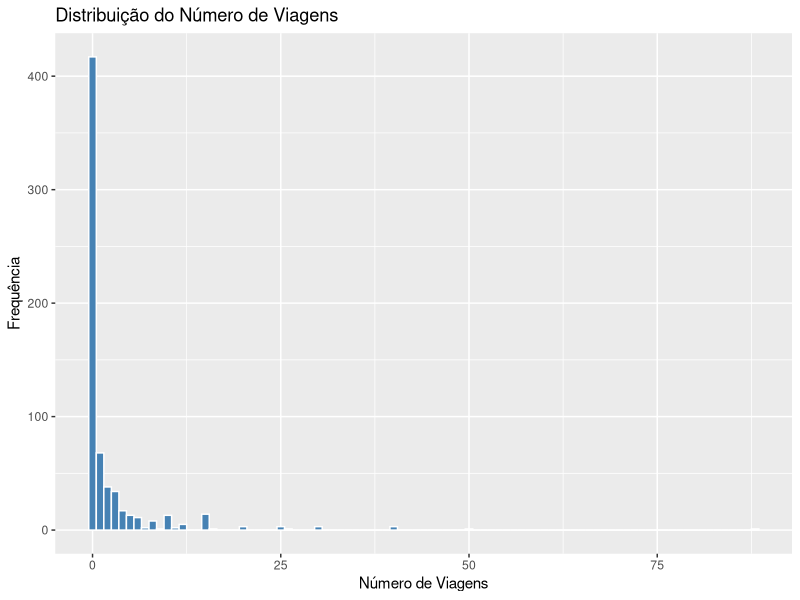
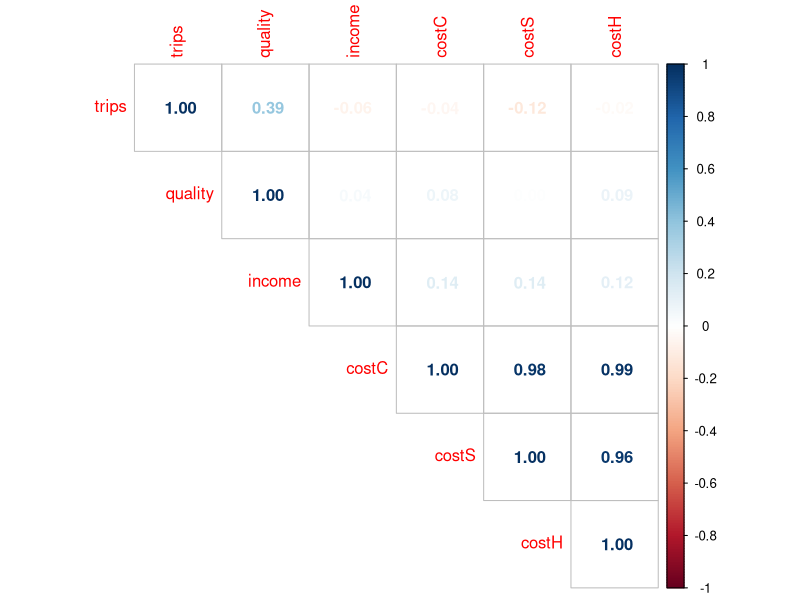
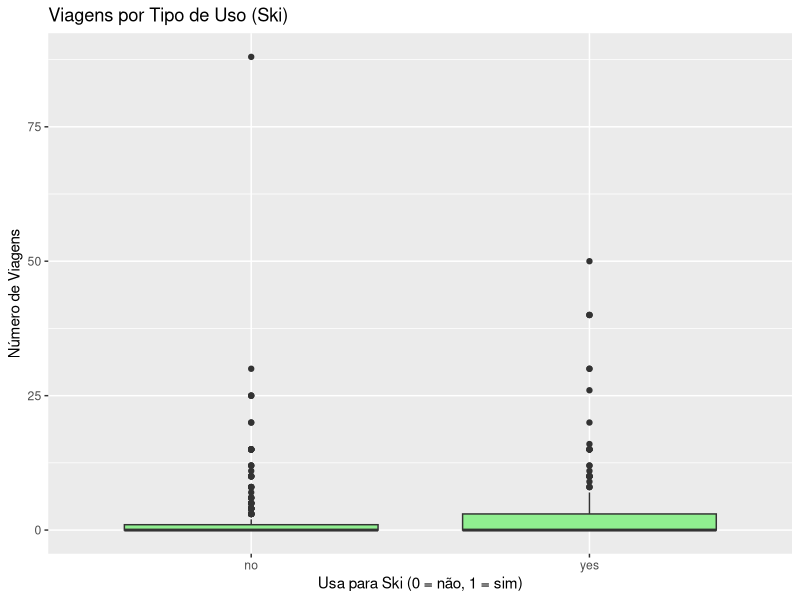
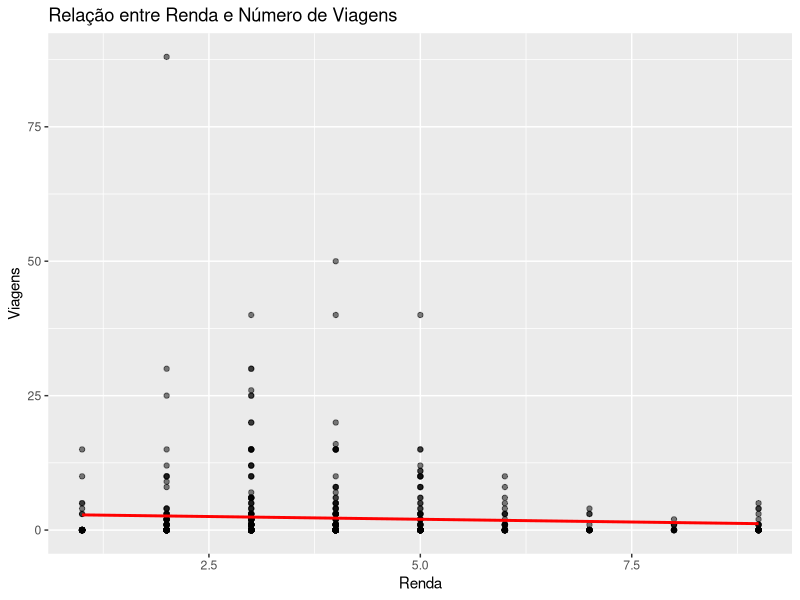

Write the R code that produced these figures, in order. (Note: this script raises an error after producing the figures.)
## ---- chunk 1
knitr::opts_chunk$set(echo = TRUE)

## ---- chunk 2
# Instalar se necessário
# install.packages("AER")
# Instale caso ainda não tenha
install.packages("AER", dependencies = TRUE)
install.packages("ggplot2")
install.packages("dplyr")
install.packages("psych")
install.packages("corrplot")

# Carregar os pacotes
library(AER)
library(ggplot2)
library(dplyr)
library(psych)
library(corrplot)


## ---- chunk 3
data("RecreationDemand")
df <- RecreationDemand

## ---- chunk 4
# Primeiras linhas
head(RecreationDemand)

# Estrutura
str(RecreationDemand)

# Resumo estatístico
summary(RecreationDemand)

## ---- chunk 5
# Para variáveis numéricas
describe(df)


## ---- chunk 6
# Histograma
ggplot(df, aes(x = trips)) +
  geom_histogram(binwidth = 1, fill = "steelblue", color = "white") +
  labs(title = "Distribuição do Número de Viagens", x = "Número de Viagens", y = "Frequência")


## ---- chunk 7
# Selecionar apenas variáveis numéricas
num_df <- df %>% select(where(is.numeric))

# Matriz de correlação
cor_matrix <- cor(num_df)

# Visualizar
corrplot(cor_matrix, method = "number", type = "upper")

## ---- chunk 8
# trips vs ski
ggplot(df, aes(x = factor(ski), y = trips)) +
  geom_boxplot(fill = "lightgreen") +
  labs(title = "Viagens por Tipo de Uso (Ski)", x = "Usa para Ski (0 = não, 1 = sim)", y = "Número de Viagens")


## ---- chunk 9
ggplot(df, aes(x = income, y = trips)) +
  geom_point(alpha = 0.5) +
  geom_smooth(method = "lm", se = FALSE, color = "red") +
  labs(title = "Relação entre Renda e Número de Viagens", x = "Renda", y = "Viagens")


## ---- chunk 10
# Comparação visual
df_long <- df %>% 
  select(trips, costC, costS, costH) %>%
  pivot_longer(cols = starts_with("cost"), names_to = "Destino", values_to = "Custo")

ggplot(df_long, aes(x = Custo)) +
  geom_histogram(bins = 30, fill = "tomato", color = "white") +
  facet_wrap(~ Destino, scales = "free") +
  labs(title = "Distribuição dos Custos de Viagem", x = "Custo", y = "Frequência")

## ---- chunk 11
hist(RecreationDemand$trips, 
     main = "Distribuição do Número de Viagens",
     xlab = "Número de Viagens", 
     col = "lightblue", 
     border = "white")
## ---- chunk 12
pois_model <- glm(trips ~ income + costC + quality + ski, 
                  data = RecreationDemand, 
                  family = poisson())

summary(pois_model)
